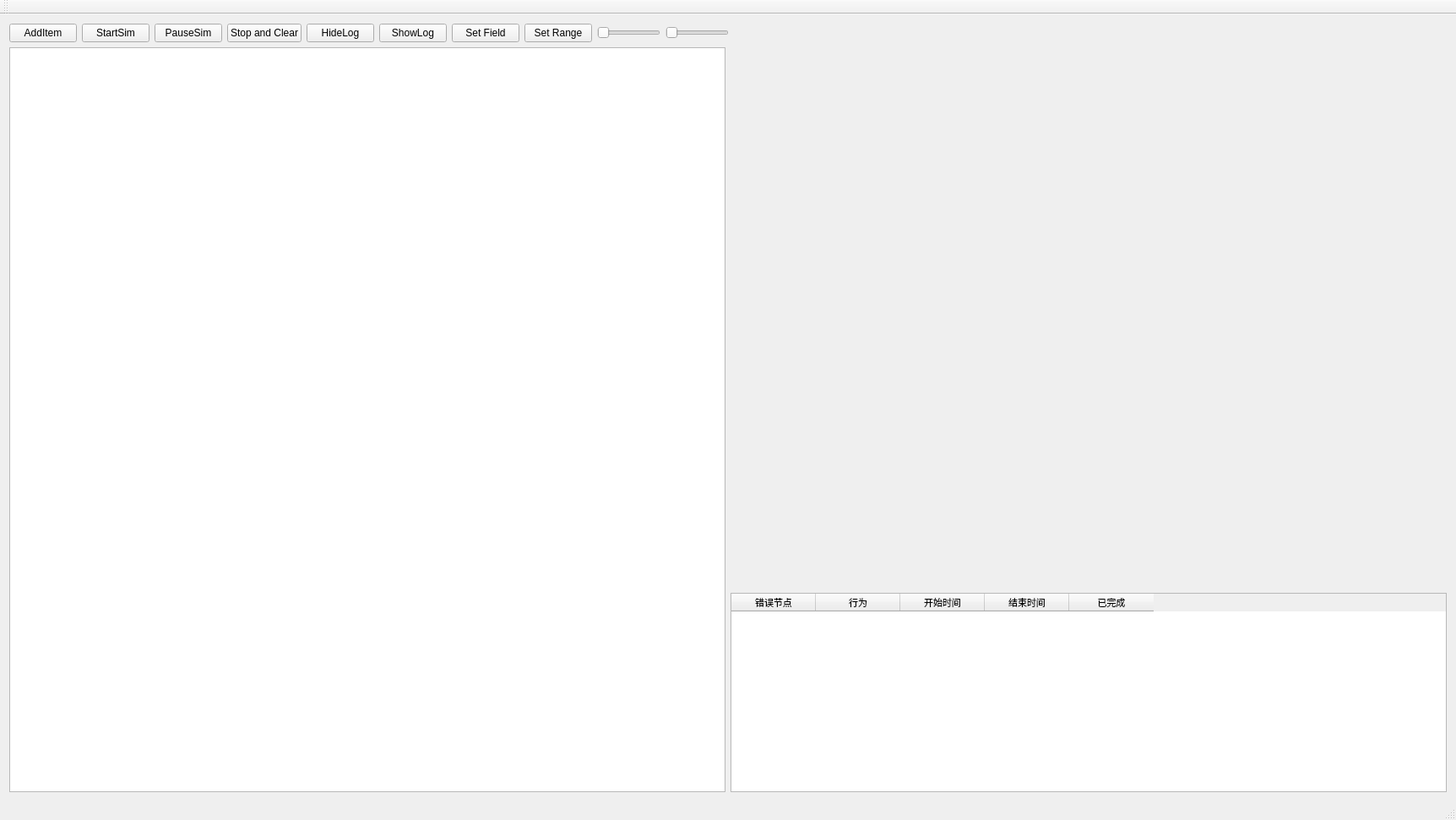
<?xml version="1.0" encoding="UTF-8"?>
<ui version="4.0">
 <class>IoT_Node_GUIClass</class>
 <widget class="QMainWindow" name="IoT_Node_GUIClass">
  <property name="geometry">
   <rect>
    <x>0</x>
    <y>0</y>
    <width>1724</width>
    <height>971</height>
   </rect>
  </property>
  <property name="minimumSize">
   <size>
    <width>300</width>
    <height>200</height>
   </size>
  </property>
  <property name="windowTitle">
   <string>IoT_Node_GUI</string>
  </property>
  <widget class="QWidget" name="centralWidget">
   <layout class="QVBoxLayout" name="verticalLayout_2">
    <item>
     <layout class="QHBoxLayout" name="horizontalLayout">
      <item>
       <widget class="QPushButton" name="AddItem">
        <property name="text">
         <string>AddItem</string>
        </property>
       </widget>
      </item>
      <item>
       <widget class="QPushButton" name="startSim">
        <property name="text">
         <string>StartSim</string>
        </property>
       </widget>
      </item>
      <item>
       <widget class="QPushButton" name="StopSim">
        <property name="text">
         <string>PauseSim</string>
        </property>
       </widget>
      </item>
      <item>
       <widget class="QPushButton" name="Clear">
        <property name="text">
         <string>Stop and Clear</string>
        </property>
       </widget>
      </item>
      <item>
       <widget class="QPushButton" name="HideLog">
        <property name="text">
         <string>HideLog</string>
        </property>
       </widget>
      </item>
      <item>
       <widget class="QPushButton" name="ShowLog">
        <property name="text">
         <string>ShowLog</string>
        </property>
       </widget>
      </item>
      <item>
       <widget class="QPushButton" name="setField">
        <property name="text">
         <string>Set Field</string>
        </property>
       </widget>
      </item>
      <item>
       <widget class="QPushButton" name="setRange">
        <property name="text">
         <string>Set Range</string>
        </property>
       </widget>
      </item>
      <item>
       <widget class="QSlider" name="horizontalSlider">
        <property name="maximumSize">
         <size>
          <width>75</width>
          <height>16777215</height>
         </size>
        </property>
        <property name="orientation">
         <enum>Qt::Horizontal</enum>
        </property>
       </widget>
      </item>
      <item>
       <widget class="QSlider" name="ConsensusSpeedSlider">
        <property name="maximumSize">
         <size>
          <width>75</width>
          <height>16777215</height>
         </size>
        </property>
        <property name="orientation">
         <enum>Qt::Horizontal</enum>
        </property>
       </widget>
      </item>
      <item>
       <spacer name="horizontalSpacer">
        <property name="orientation">
         <enum>Qt::Horizontal</enum>
        </property>
        <property name="sizeHint" stdset="0">
         <size>
          <width>40</width>
          <height>20</height>
         </size>
        </property>
       </spacer>
      </item>
     </layout>
    </item>
    <item>
     <layout class="QHBoxLayout" name="horizontalLayout_2">
      <item>
       <widget class="InteractiveView" name="graphicsView"/>
      </item>
      <item>
       <layout class="QVBoxLayout" name="verticalLayout">
        <item>
         <widget class="QChartView" name="widget" native="true">
          <property name="sizePolicy">
           <sizepolicy hsizetype="Fixed" vsizetype="Fixed">
            <horstretch>0</horstretch>
            <verstretch>0</verstretch>
           </sizepolicy>
          </property>
          <property name="minimumSize">
           <size>
            <width>600</width>
            <height>600</height>
           </size>
          </property>
          <property name="maximumSize">
           <size>
            <width>600</width>
            <height>600</height>
           </size>
          </property>
         </widget>
        </item>
        <item>
         <spacer name="verticalSpacer">
          <property name="orientation">
           <enum>Qt::Vertical</enum>
          </property>
          <property name="sizeType">
           <enum>QSizePolicy::Preferred</enum>
          </property>
          <property name="sizeHint" stdset="0">
           <size>
            <width>20</width>
            <height>40</height>
           </size>
          </property>
         </spacer>
        </item>
        <item>
         <widget class="QTableWidget" name="tableWidget">
          <column>
           <property name="text">
            <string>错误节点</string>
           </property>
           <property name="font">
            <font>
             <pointsize>8</pointsize>
            </font>
           </property>
          </column>
          <column>
           <property name="text">
            <string>行为</string>
           </property>
           <property name="font">
            <font>
             <pointsize>8</pointsize>
            </font>
           </property>
          </column>
          <column>
           <property name="text">
            <string>开始时间</string>
           </property>
           <property name="font">
            <font>
             <pointsize>8</pointsize>
            </font>
           </property>
          </column>
          <column>
           <property name="text">
            <string>结束时间</string>
           </property>
           <property name="font">
            <font>
             <pointsize>8</pointsize>
            </font>
           </property>
          </column>
          <column>
           <property name="text">
            <string>已完成</string>
           </property>
           <property name="font">
            <font>
             <pointsize>8</pointsize>
            </font>
           </property>
          </column>
         </widget>
        </item>
       </layout>
      </item>
     </layout>
    </item>
   </layout>
  </widget>
  <widget class="QMenuBar" name="menuBar">
   <property name="geometry">
    <rect>
     <x>0</x>
     <y>0</y>
     <width>1724</width>
     <height>23</height>
    </rect>
   </property>
  </widget>
  <widget class="QToolBar" name="mainToolBar">
   <attribute name="toolBarArea">
    <enum>TopToolBarArea</enum>
   </attribute>
   <attribute name="toolBarBreak">
    <bool>false</bool>
   </attribute>
  </widget>
  <widget class="QStatusBar" name="statusBar"/>
 </widget>
 <layoutdefault spacing="6" margin="11"/>
 <customwidgets>
  <customwidget>
   <class>InteractiveView</class>
   <extends>QGraphicsView</extends>
   <header>interactiveview.h</header>
  </customwidget>
  <customwidget>
   <class>QChartView</class>
   <extends>QWidget</extends>
   <header location="global">qchartview.h</header>
   <container>1</container>
  </customwidget>
 </customwidgets>
 <resources>
  <include location="IoT_Node_GUI.qrc"/>
 </resources>
 <connections/>
</ui>
